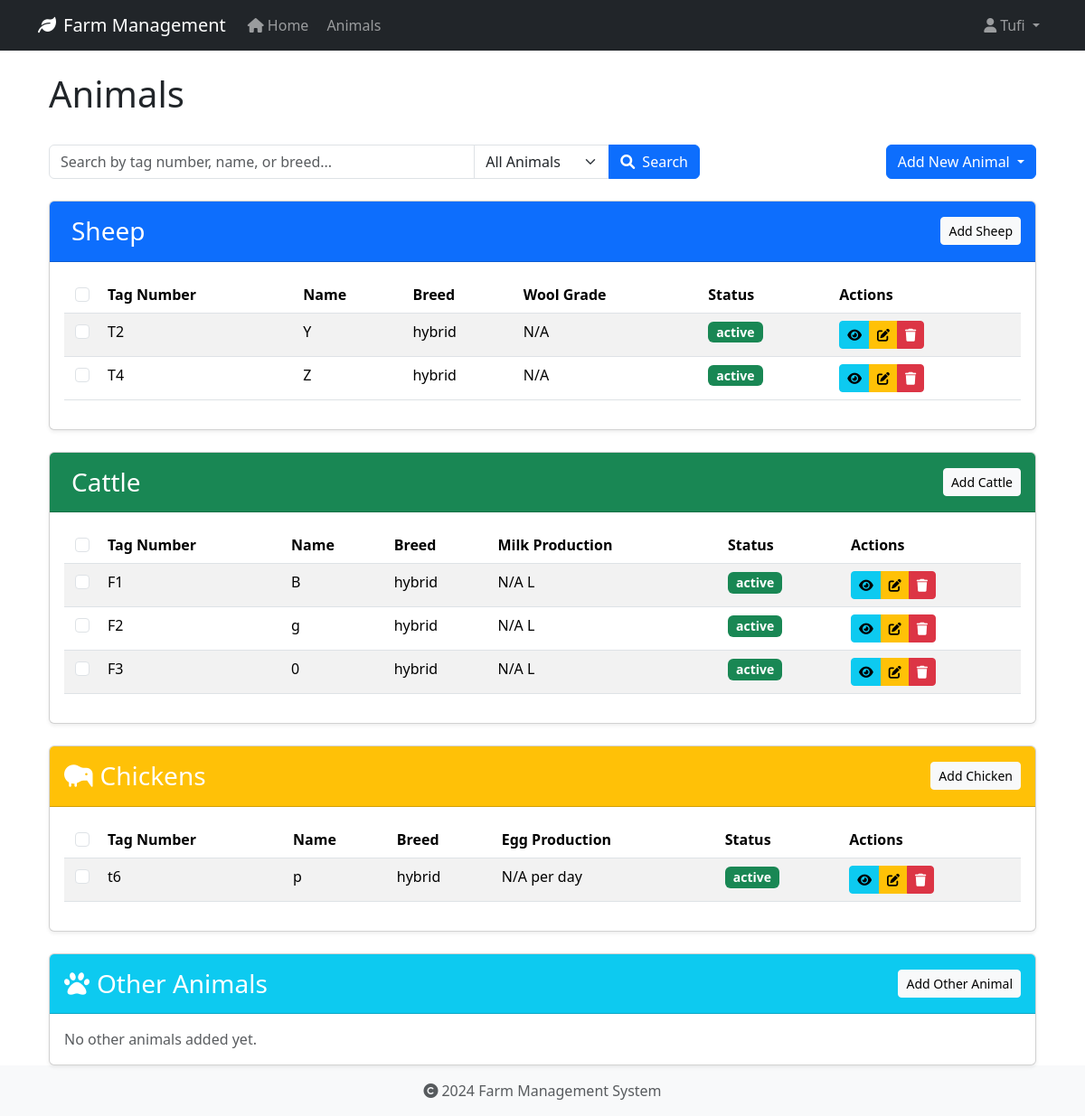
Before: /animals/ (signed in) with the older database file.
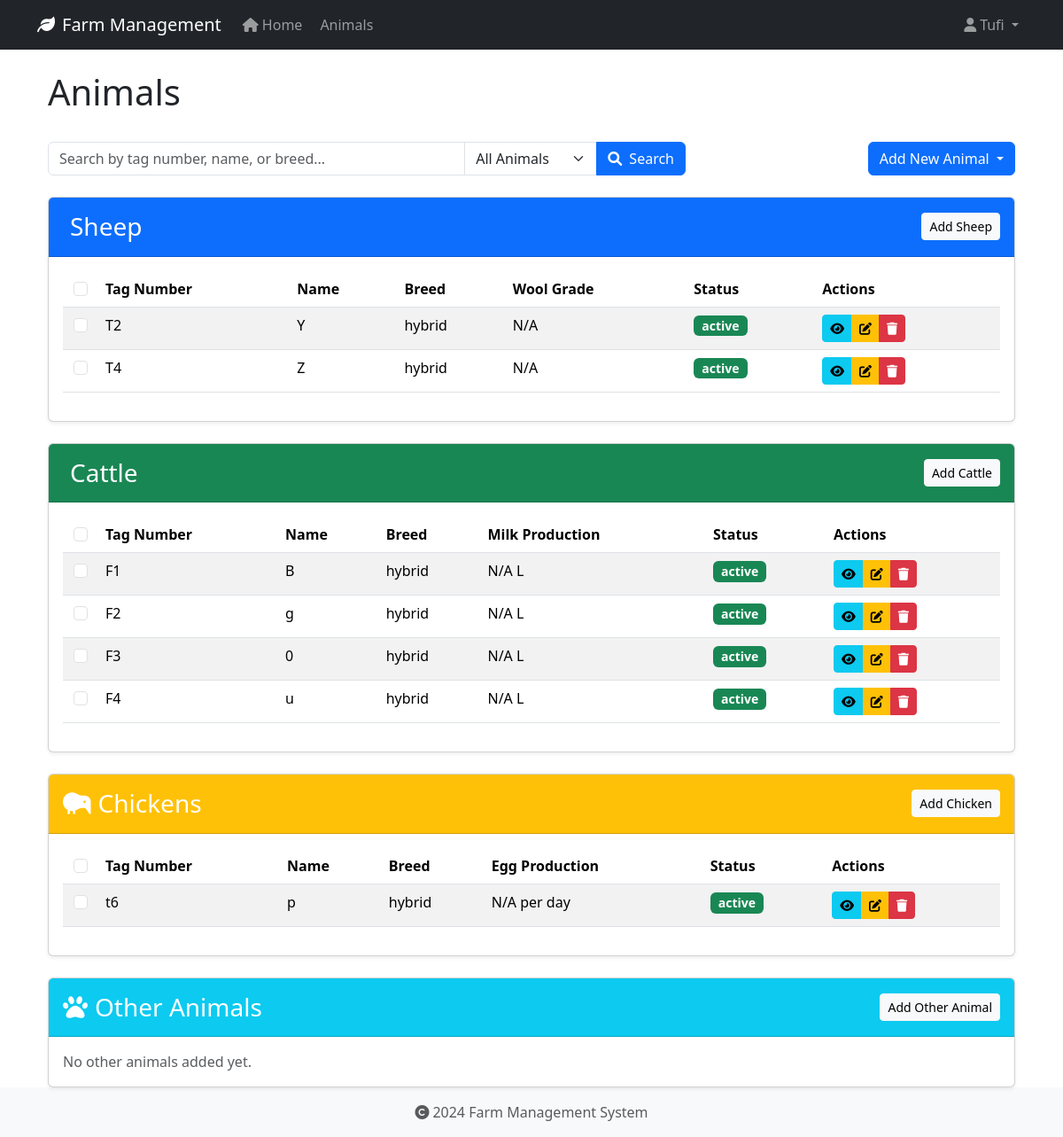
After: the same page with the newer database file.
### app/models/animal.py (models this page shows, shortened)
class Animal(db.Model):
    id = db.Column(db.Integer, primary_key=True)
    tag_number = db.Column(db.String(50), unique=True, nullable=False, index=True)
    name = db.Column(db.String(100), nullable=True)  # Explicitly mark as nullable
    species = db.Column(db.String(50), nullable=False, index=True)
    breed = db.Column(db.String(50), nullable=True)
    date_of_birth = db.Column(db.Date, nullable=True)
    gender = db.Column(db.String(20), nullable=True)
    weight = db.Column(db.Float, nullable=True)
    status = db.Column(db.String(20), default='active', nullable=False)
    purchase_date = db.Column(db.Date, nullable=True)
    purchase_price = db.Column(db.Float, nullable=True)
    notes = db.Column(db.Text, nullable=True)
    created_at = db.Column(db.DateTime, default=datetime.utcnow, nullable=False)
    updated_at = db.Column(db.DateTime, default=datetime.utcnow, onupdate=datetime.utcnow, nullable=False)
    wool_type = db.Column(db.String(50), nullable=True)
    last_shearing = db.Column(db.Date, nullable=True)
    fleece_weight = db.Column(db.Float, nullable=True)
    wool_grade = db.Column(db.String(20), nullable=True)
    lambing_status = db.Column(db.String(50), nullable=True)
    lambing_date = db.Column(db.Date, nullable=True)
    milk_production = db.Column(db.Float, nullable=True)
    last_milking = db.Column(db.Date, nullable=True)  # Changed from DateTime to Date
    milk_quality = db.Column(db.String(20), nullable=True)
    calving_status = db.Column(db.String(50), nullable=True)
    calving_date = db.Column(db.Date, nullable=True)
    milk_fat_content = db.Column(db.Float, nullable=True)
    egg_production = db.Column(db.Integer, nullable=True)
    egg_color = db.Column(db.String(20), nullable=True)
    comb_type = db.Column(db.String(20), nullable=True)
    laying_status = db.Column(db.String(20), nullable=True)
    last_laying_date = db.Column(db.Date, nullable=True)
    egg_size = db.Column(db.String(20), nullable=True)
    category = db.Column(db.String(50), nullable=True)
    special_needs = db.Column(db.Text, nullable=True)
    diet_requirements = db.Column(db.Text, nullable=True)
    habitat = db.Column(db.String(100), nullable=True)
    health_records = db.relationship('HealthRecord', backref='animal', lazy=True, cascade='all, delete-orphan')

### app/routes/animals.py (the view, shortened to what this page needs)
@bp.route('/')
@login_required
def index():
    search_query = request.args.get('search', '').strip()
    animal_type = request.args.get('type', 'all').lower()
    base_query = Animal.query
    if animal_type == 'all':
        sheep_list = base_query.filter_by(species='Sheep').all()
        cattle_list = base_query.filter_by(species='Cattle').all()
        chicken_list = base_query.filter_by(species='Chicken').all()
        other_list = base_query.filter(Animal.species.notin_(['Sheep', 'Cattle', 'Chicken'])).all()
    return render_template('animals/index.html',
                         sheep_list=sheep_list,
                         cattle_list=cattle_list,
                         chicken_list=chicken_list,
                         other_list=other_list,
                         search_query=search_query,
                         animal_type=animal_type)

### app/models/user.py (called while the page is built)
@login_manager.user_loader
def load_user(user_id):
    return User.query.get(int(user_id))

### app/templates/animals/index.html (shortened to what the changed rows need)
{% extends "base.html" %}
{% block content %}
<div class="container">
    <div class="d-flex justify-content-between align-items-center mb-4">
        <h1>Animals</h1>
    </div>
    <div class="card mb-4" id="sheep-section">
        <div class="card-body">
            {% if sheep_list %}
            <div class="table-responsive">
                <table class="table table-striped table-hover" id="sheep-table">
                    <thead>
                        <tr>
                            <th class="text-center" style="width: 40px;">
                                <input type="checkbox" class="form-check-input select-all" data-animal-type="sheep">
                            </th>
                            <th>Tag Number</th>
                            <th>Name</th>
                            <th>Breed</th>
                            <th>Wool Grade</th>
                            <th>Status</th>
                            <th>Actions</th>
                        </tr>
                    </thead>
                    <tbody>
                        {% for animal in sheep_list %}
                        <tr>
                            <td class="text-center">
                                <input type="checkbox" class="form-check-input animal-select"
                                       data-animal-id="{{ animal.id }}"
                                       data-animal-type="sheep">
                            </td>
                            <td>{{ animal.tag_number }}</td>
                            <td>{{ animal.name or 'N/A' }}</td>
                            <td>{{ animal.breed or 'N/A' }}</td>
                            <td>{{ animal.wool_grade or 'N/A' }}</td>
                            <td>
                                <span class="badge {% if animal.status == 'active' %}bg-success{% elif animal.status == 'sold' %}bg-info{% else %}bg-secondary{% endif %}">
                                    {{ animal.status }}
                                </span>
                            </td>
                            <td>
                                <div class="btn-group btn-group-sm">
                                    <a href="{{ url_for('animals.view', id=animal.id) }}" class="btn btn-info" title="View">
                                        <i class="fas fa-eye"></i>
                                    </a>
                                    <a href="{{ url_for('animals.edit', id=animal.id) }}" class="btn btn-warning" title="Edit">
                                        <i class="fas fa-edit"></i>
                                    </a>
                                    <button type="button" class="btn btn-danger" title="Delete"
                                            onclick="confirmDelete('{{ animal.id }}', '{{ animal.tag_number }}', 'Sheep')">
                                        <i class="fas fa-trash"></i>
                                    </button>
                                </div>
                            </td>
                        </tr>
                        {% endfor %}
                    </tbody>
                </table>
            </div>
            {% else %}
            <p class="text-muted mb-0" id="sheep-empty-message">No sheep added yet.</p>
            {% endif %}
        </div>
    </div>
    <div class="card mb-4" id="cattle-section">
        <div class="card-body">
            {% if cattle_list %}
            <div class="table-responsive">
                <table class="table table-striped table-hover" id="cattle-table">
                    <thead>
                        <tr>
                            <th class="text-center" style="width: 40px;">
                                <input type="checkbox" class="form-check-input select-all" data-animal-type="cattle">
                            </th>
                            <th>Tag Number</th>
                            <th>Name</th>
                            <th>Breed</th>
                            <th>Milk Production</th>
                            <th>Status</th>
                            <th>Actions</th>
                        </tr>
                    </thead>
                    <tbody>
                        {% for animal in cattle_list %}
                        <tr>
                            <td class="text-center">
                                <input type="checkbox" class="form-check-input animal-select"
                                       data-animal-id="{{ animal.id }}"
                                       data-animal-type="cattle">
                            </td>
                            <td>{{ animal.tag_number }}</td>
                            <td>{{ animal.name or 'N/A' }}</td>
                            <td>{{ animal.breed or 'N/A' }}</td>
                            <td>{{ animal.milk_production|round(1) if animal.milk_production else 'N/A' }} L</td>
                            <td>
                                <span class="badge {% if animal.status == 'active' %}bg-success{% elif animal.status == 'sold' %}bg-info{% else %}bg-secondary{% endif %}">
                                    {{ animal.status }}
                                </span>
                            </td>
                            <td>
                                <div class="btn-group btn-group-sm">
                                    <a href="{{ url_for('animals.view', id=animal.id) }}" class="btn btn-info" title="View">
                                        <i class="fas fa-eye"></i>
                                    </a>
                                    <a href="{{ url_for('animals.edit', id=animal.id) }}" class="btn btn-warning" title="Edit">
                                        <i class="fas fa-edit"></i>
                                    </a>
                                    <button type="button" class="btn btn-danger" title="Delete"
                                            onclick="confirmDelete('{{ animal.id }}', '{{ animal.tag_number }}', 'Cattle')">
                                        <i class="fas fa-trash"></i>
                                    </button>
                                </div>
                            </td>
                        </tr>
                        {% endfor %}
                    </tbody>
                </table>
            </div>
            {% else %}
            <p class="text-muted mb-0" id="cattle-empty-message">No cattle added yet.</p>
            {% endif %}
        </div>
    </div>
    <div class="card mb-4" id="chicken-section">
        <div class="card-body">
            {% if chicken_list %}
            <div class="table-responsive">
                <table class="table table-striped table-hover" id="chicken-table">
                    <thead>
                        <tr>
                            <th class="text-center" style="width: 40px;">
                                <input type="checkbox" class="form-check-input select-all" data-animal-type="chicken">
                            </th>
                            <th>Tag Number</th>
                            <th>Name</th>
                            <th>Breed</th>
                            <th>Egg Production</th>
                            <th>Status</th>
                            <th>Actions</th>
                        </tr>
                    </thead>
                    <tbody>
                        {% for animal in chicken_list %}
                        <tr>
                            <td class="text-center">
                                <input type="checkbox" class="form-check-input animal-select"
                                       data-animal-id="{{ animal.id }}"
                                       data-animal-type="chicken">
                            </td>
                            <td>{{ animal.tag_number }}</td>
                            <td>{{ animal.name or 'N/A' }}</td>
                            <td>{{ animal.breed or 'N/A' }}</td>
                            <td>{{ animal.egg_production or 'N/A' }} per day</td>
                            <td>
                                <span class="badge {% if animal.status == 'active' %}bg-success{% elif animal.status == 'sold' %}bg-info{% else %}bg-secondary{% endif %}">
                                    {{ animal.status }}
                                </span>
                            </td>
                            <td>
                                <div class="btn-group btn-group-sm">
                                    <a href="{{ url_for('animals.view', id=animal.id) }}" class="btn btn-info" title="View">
                                        <i class="fas fa-eye"></i>
                                    </a>
                                    <a href="{{ url_for('animals.edit', id=animal.id) }}" class="btn btn-warning" title="Edit">
                                        <i class="fas fa-edit"></i>
                                    </a>
                                    <button type="button" class="btn btn-danger" title="Delete"
                                            onclick="confirmDelete('{{ animal.id }}', '{{ animal.tag_number }}', 'Chicken')">
                                        <i class="fas fa-trash"></i>
                                    </button>
                                </div>
                            </td>
                        </tr>
                        {% endfor %}
                    </tbody>
                </table>
            </div>
            {% else %}
            <p class="text-muted mb-0" id="chicken-empty-message">No chickens added yet.</p>
            {% endif %}
        </div>
    </div>
        </div>
        {% endblock content %}

Changed rows visible on the page:
added Animal: tag_number "F4", name "u", breed "hybrid", milk_production "N/A", status "active", shown under "Cattle"
